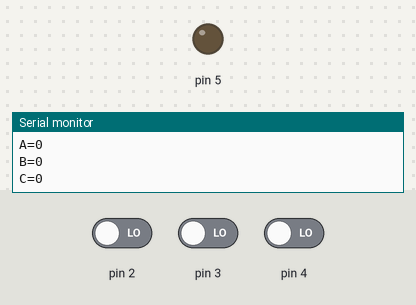
Recording of a sketch running on a simulated Arduino Uno, built with avr-gcc and run on an emulated ATmega328P. Shown: output pins drawn as LEDs (lit = HIGH), the last lines printed to the serial monitor. The inputs (shaded band) are chosen by the test bench; at power-on: pin 4 LOW, pin 2 LOW, pin 3 LOW.

Above: at 1.2 s.
1.3 s: pin 4 driven HIGH
At 1.7 s:
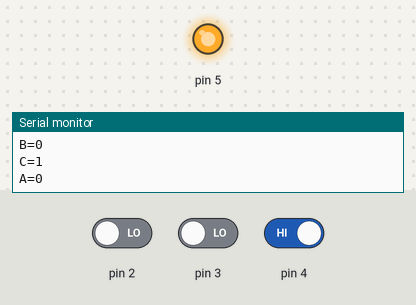
2.8 s: pin 4 driven LOW
At 4.1 s:
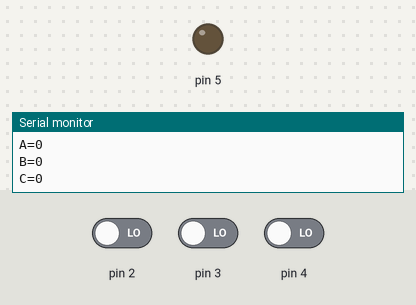
Timing chart, 0 to 5.8 s (numbered marks = the images above; inputs shaded):
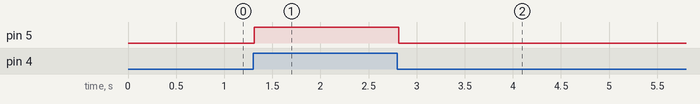

Measured:
- after the input at 1.3 s, pin 5: LOW → HIGH at once
- after the input at 2.8 s, pin 5: HIGH → LOW at once

The sketch:

Green_House.ino
```cpp
// C++ code
//I have Used the LED for Elaboration but a motror can be used
//for the Project Implementation
void setup()
{
  //Marks the Declarations
  pinMode(2,INPUT);
  pinMode(3,INPUT);
  pinMode(4,INPUT);
  pinMode(5,OUTPUT);
  Serial.begin(9600);
}

void loop()
{
  int A = digitalRead(2);
  Serial.print("A=");
  Serial.println(A);

  int B = digitalRead(3);
  Serial.print("B=");
  Serial.println(B);

  int C = digitalRead(4);
  Serial.print("C=");
  Serial.println(C);

  Serial.println();//This is used to Show the End of the Program

  digitalWrite(5,(!A|!B)&C);
}
```
